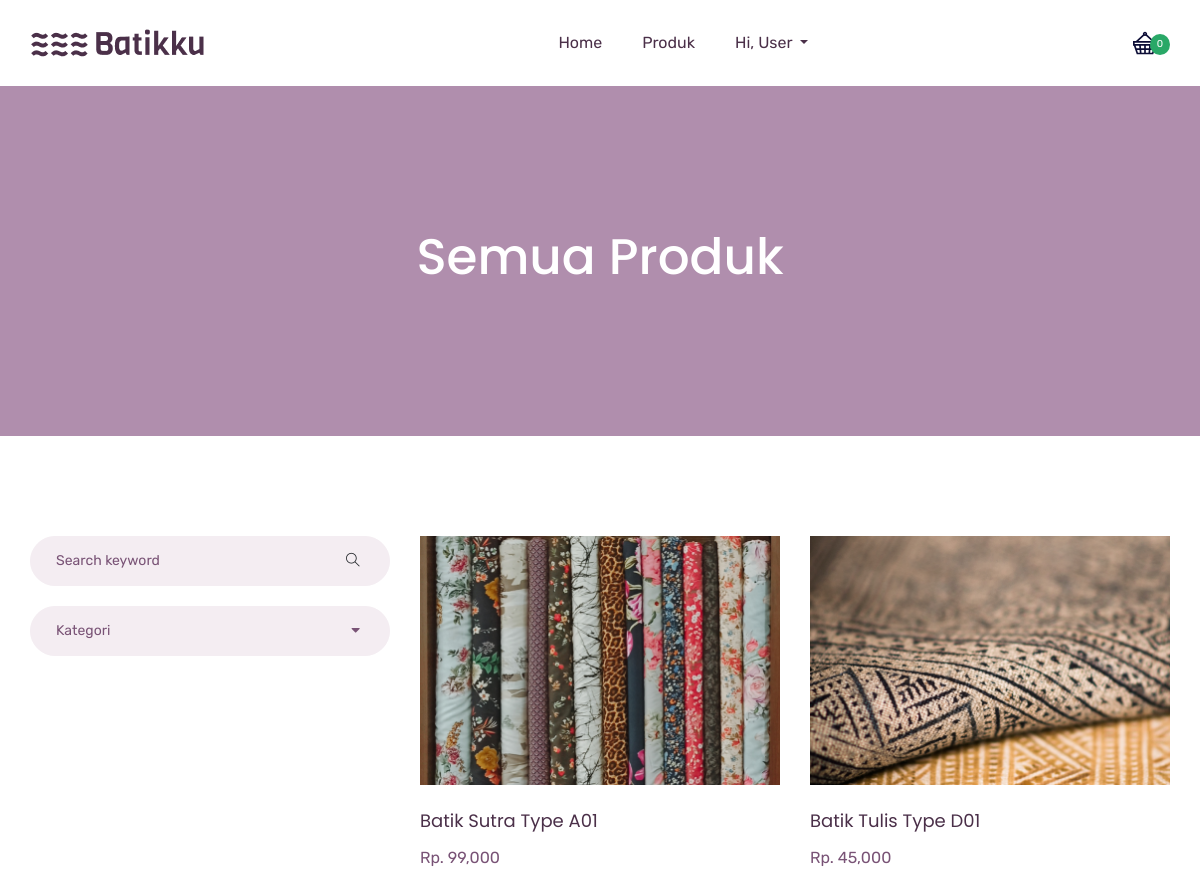
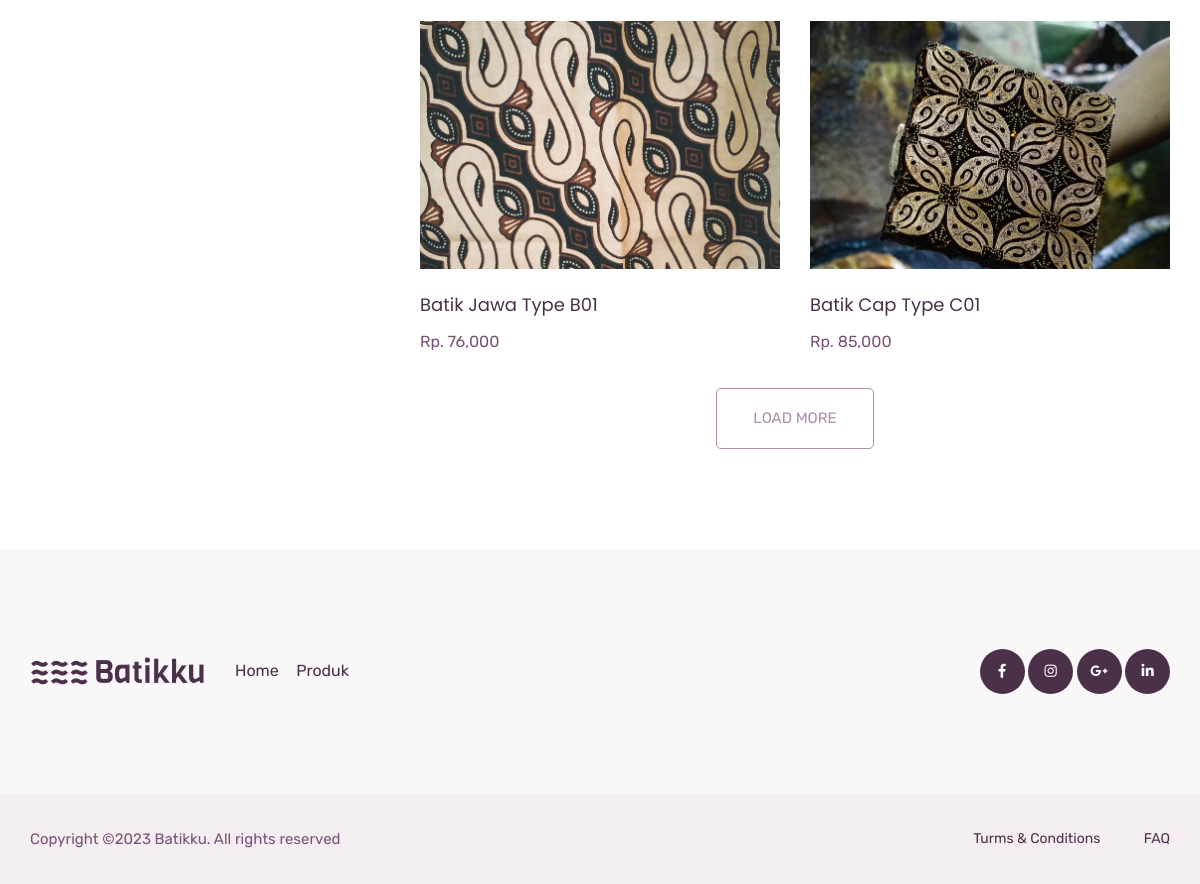
/categories.php (signed in), run on the app's committed database (2 pictures, top to bottom).
### tables this page shows
CREATE TABLE `product_galleries` (
  `galleries_id` int(11) NOT NULL,
  `products_id` int(11) NOT NULL,
  `photos` varchar(225) NOT NULL
);

CREATE TABLE `products` (
  `products_id` int(11) NOT NULL,
  `product_name` varchar(255) NOT NULL,
  `slug` varchar(255) NOT NULL,
  `categories_id` int(11) NOT NULL,
  `price` int(25) NOT NULL,
  `description` text NOT NULL,
  `weight` float NOT NULL,
  `stock` int(11) UNSIGNED NOT NULL
);

### categories.php (the view, shortened to what this page needs)
<!doctype html>
<html lang="zxx">
<head>
    <?php include('layouts/style.php'); ?>
</head>
<body>
    <?php include('layouts/header.php'); ?>
    <section class="breadcrumb_part">
      <div class="container">
          <div class="row">
              <div class="col-lg-12">
                  <div class="breadcrumb_iner">
                      <h2>Semua Produk</h2>
                  </div>
              </div>
          </div>
      </div>
    </section>
    <section class="product_list section_padding">
        <div class="container">
            <div class="row">
                <div class="col-md-4">
                    <div class="product_sidebar">
                        <div class="single_sedebar">
                            <form action="#">
                                <input type="text" name="#" placeholder="Search keyword">
                                <i class="ti-search"></i>
                            </form>
                        </div>
                        <div class="single_sedebar">
                            <div class="select_option">
                                <div class="select_option_list">Kategori <i class="right fas fa-caret-down"></i> </div>
                            </div>
                        </div>
                    </div>
                </div>
                <div class="col-md-8">
                    <div class="product_list">
                        <div class="row">
                          <?php
                            $query = mysqli_query($config, "SELECT products.products_id, products.product_name, products.price FROM products");
                            while ($data = mysqli_fetch_array($query)) {
                            $productId = $data['products_id'];
                          ?>
                            <div class="col-lg-6 col-sm-6">
                              <a href="details.php?products_id=<?= $data['products_id']; ?>">
                                <div class="single_product_item">
                                <?php
                                  $queryGaleri = mysqli_query($config, "SELECT photos FROM product_galleries WHERE product_galleries.products_id='$productId' LIMIT 1");
                                  if(mysqli_num_rows($queryGaleri)=== 1) {
                                    while ($dataGaleri = mysqli_fetch_array($queryGaleri)) { ?>
                                      <img src="images/products/<?= $dataGaleri['photos']; ?>" alt="#" class="img-fluid">
                                    <?php
                                      }
                                    } else { ?>
                                      <img src="images/products/default.png" alt="#" class="img-fluid">
                                <?php } ?>
                                    <h3> <?= $data['product_name']; ?> </h3>
                                    <p>Rp. <?= number_format($data['price']); ?></p>
                                </div>
                              </a>
                            </div>
                          <?php } ?>
                        </div>
                        <div class="load_more_btn text-center">
                            <a href="#" class="btn_3">Load More</a>
                        </div>
                    </div>
                </div>
            </div>
        </div>
    </section>
    <?php include('layouts/footer.php'); ?>
</body>
</html>

### user/css/all.css (style rules this page uses)
.fa, .fas, .far, .fal, .fab { -moz-osx-font-smoothing: grayscale; -webkit-font-smoothing: antialiased; display: inline-block; font-style: normal; font-variant: normal; text-rendering: auto; line-height: 1; }
.fa-caret-down:before { content: "\f0d7"; }
.fa, .fas { font-family: 'Font Awesome 5 Free'; font-weight: 900; }

### data on the page
products: product_name "Batik Sutra Type A01", price "99,000"
product_galleries: photos (picture)
products: product_name "Batik Tulis Type D01", price "45,000"
product_galleries: photos (picture)
products: product_name "Batik Jawa Type B01", price "76,000"
product_galleries: photos (picture)
products: product_name "Batik Cap Type C01", price "85,000"
product_galleries: photos (picture)

### other printed values
$_SESSION['name'] "User"
$data['cartCount'] "0"
